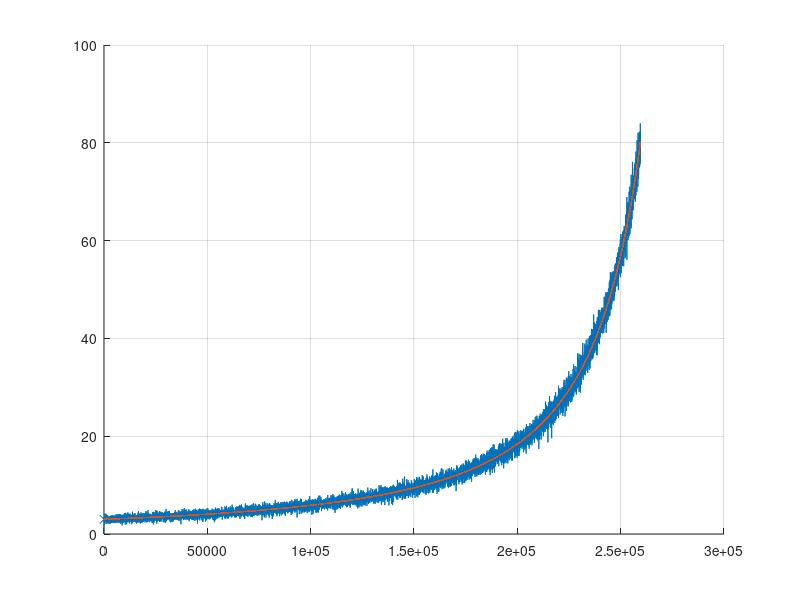
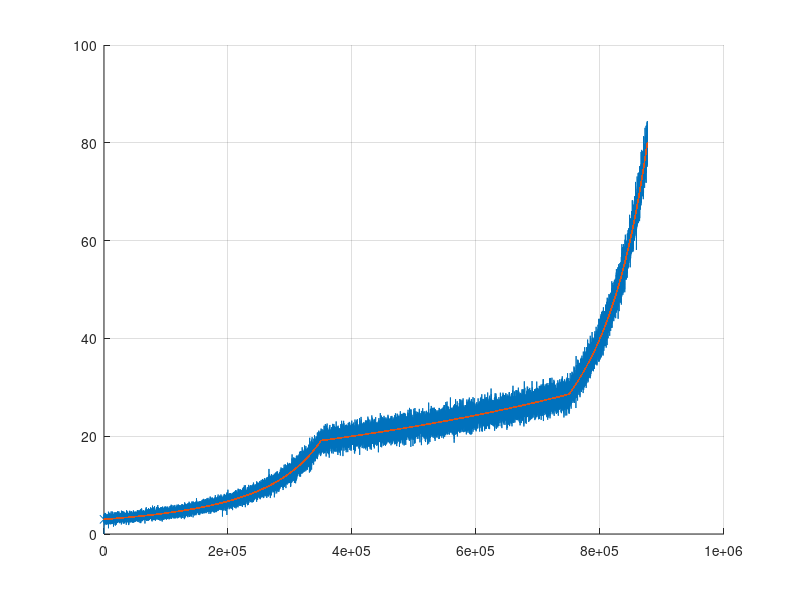
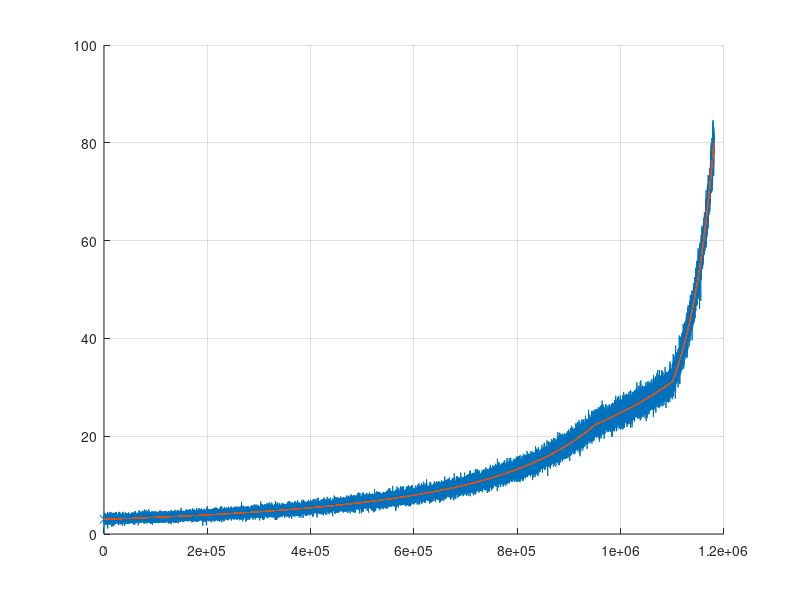

Write MATLAB code to recreate these figures, in order.
%% PROGRAM TO CALCULATE CRACK PROPAGATION**********************************

clear all
close all


%% SECTION 1:
clc

a_0 = 3 ;                % Initial crack length [mm]
sigma_n_0 = sqrt(0.2);   % Initial standart deviation  [mm]

C = 2.381e-12;           %  [mm/cycle(Mpa.(mm^0.5))^-m]
m = 3.2;                 %  
delta_S = 40;            % stress amplitude     [MPa]
delta_N = 20;            % [Number of load cycles in 1 session]
F_a = 1.12;              % crack shape function     
sigma_n_k = @(x) sigma_n_0*sqrt(x/a_0);    % standart deviation
a_lim = 80;              %   max crack length        [mm]
a(1) = a_0;
n(1) = 0;


rng(1002);

scatter(0,a(1),"x");
grid on
hold on
kk = 1;
while a(kk) <= a_lim 
    kk = kk + 1;
    n(kk) = n(kk-1) + delta_N;
    
    a(kk) = a(kk-1) + delta_N*C*(F_a*delta_S*sqrt(pi*a(kk-1)))^m;
    a_noise(kk) = a(kk) + randn()*sigma_n_k(a(kk));
    

%    scatter(delta_N*(kk-1),a(kk),"x");
%    pause(0.001);
end

%figure 
plot(n,a_noise,n,a,".","MarkerSize",4);


%% SECTION 2 : Different delta_s 
 
clc

a_0 = 3 ;                % Initial crack length [mm]
sigma_n_0 = sqrt(0.2);   % Initial standart deviation  [mm]

C = 2.381e-12;           %  [mm/cycle(Mpa.(mm^0.5))^-m]
m = 3.2;                 %  
delta_S = 40;            % stress amplitude     [MPa]
delta_N = 20;            % [Number of load cycles in 1 session]
F_a = 1.12;              % crack shape function     
sigma_n_k = @(x) sigma_n_0*sqrt(x/a_0);    % standart deviation
a_lim = 80;              %   max crack length        [mm]
a(1) = a_0;
N(1) = 0;

rng(100201);
figure
scatter(0,a(1),"x");
grid on
hold on
kk = 1;
while a(kk) <= a_lim
   kk = kk + 1;
   N(kk) = N(kk-1) + delta_N;
   
   if N <= 3.5e5 
      delta_S = 33.7;
   elseif N <= 7.5e5
       delta_S = 16;
   else
       delta_S = 27;
   end     

   a(kk) = a(kk-1) + delta_N*C*(F_a*delta_S*sqrt(pi*a(kk-1)))^m;
   a_noise(kk) = a(kk) + randn()*sigma_n_k(a(kk));
     
%   scatter(N(kk-1),a(kk),"x");
%   pause(0.001);
end

%figure 
plot(N,a_noise,N,a,".","MarkerSize",4);

%% section 3 more then 3 delta_S

clc

a_0 = 3 ;                % Initial crack length [mm]
sigma_n_0 = sqrt(0.2);   % Initial standart deviation  [mm]

C = 2.381e-12;           %  [mm/cycle(Mpa.(mm^0.5))^-m]
m = 3.2;                 %  
delta_S = 40;            % stress amplitude     [MPa]
delta_N = 20;            % [Number of load cycles in 1 session]
F_a = 1.12;              % crack shape function     
sigma_n_k = @(x) sigma_n_0*sqrt(x/a_0);    % standart deviation
a_lim = 80;              %   max crack length        [mm]
a(1) = a_0;
N(1) = 0;

rng(100201);
figure
scatter(0,a(1),"x");
grid on
hold on
kk = 1;
while a(kk) <= a_lim
   kk = kk + 1;
   N(kk) = N(kk-1) + delta_N;
   
   if N <= 7.5e4 
	   delta_S = 33.7;
   elseif N <= 1.5e5
       delta_S = 16;
   elseif N <= 3.5e5
       delta_S = 27;
   elseif N <= 6.5e5
       delta_S = 15;
   elseif N <= 9.5e5
       delta_S = 25;
   elseif N <= 11e5
       delta_S = 20;
   else 
       delta_S = 30;
   end     

   a(kk) = a(kk-1) + delta_N*C*(F_a*delta_S*sqrt(pi*a(kk-1)))^m;
   a_noise(kk) = a(kk) + randn()*sigma_n_k(a(kk));
     
%   scatter(N(kk-1),a(kk),"x");
%   pause(0.001);
end

%figure 
plot(N,a_noise,N,a,".","MarkerSize",4);

